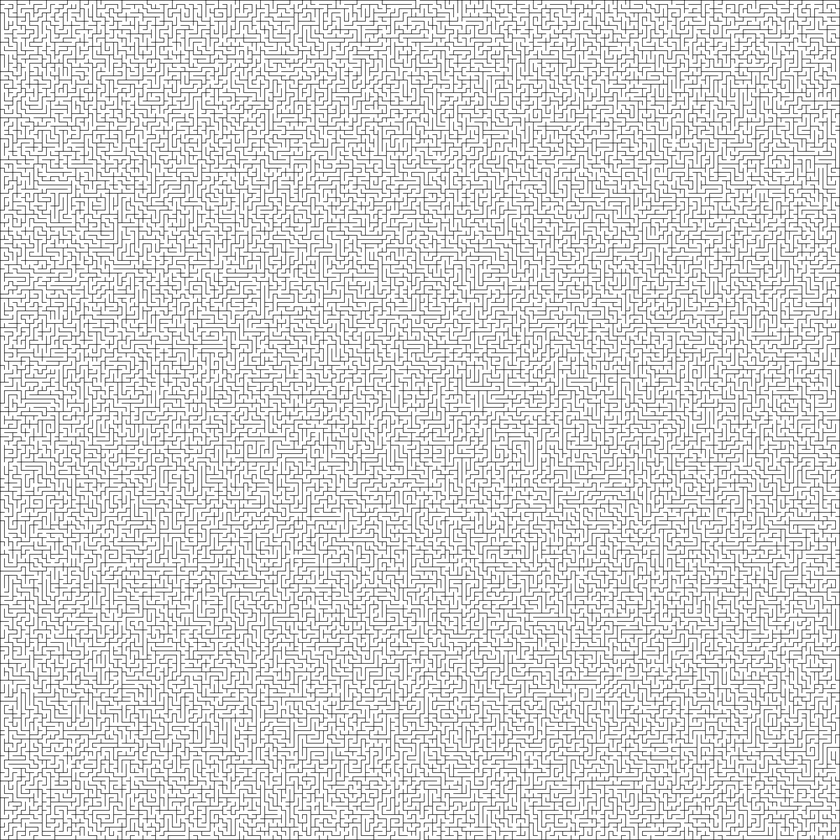
%> input picture maze.png, 840 x 840 px, shrunk from 3202 x 3202 before the run
$ octave --eval "maze_solve;"   (GNU Octave 9; MATLAB toolbox functions it lacks are replaced by stand-ins)
%> lines starting %> are read from the running program, lines starting %| are printed output that depends on the picture
function maze_solve()
    [filename, pathname] = uigetfile({'*.jpg;*.png;*.bmp', 'Image Files (*.jpg,*.png,*.bmp)'}); %Maze's image is asked to user
%> the answer given: maze.png
    maze = imread(fullfile(pathname, filename)); %image is turned into matrix
%> maze is the input picture: size 840x840x3 uint8; min 61, max 255, mean 218.7
    maze_bw = im2bw(maze); %matrix is change 255-0 to 1-0
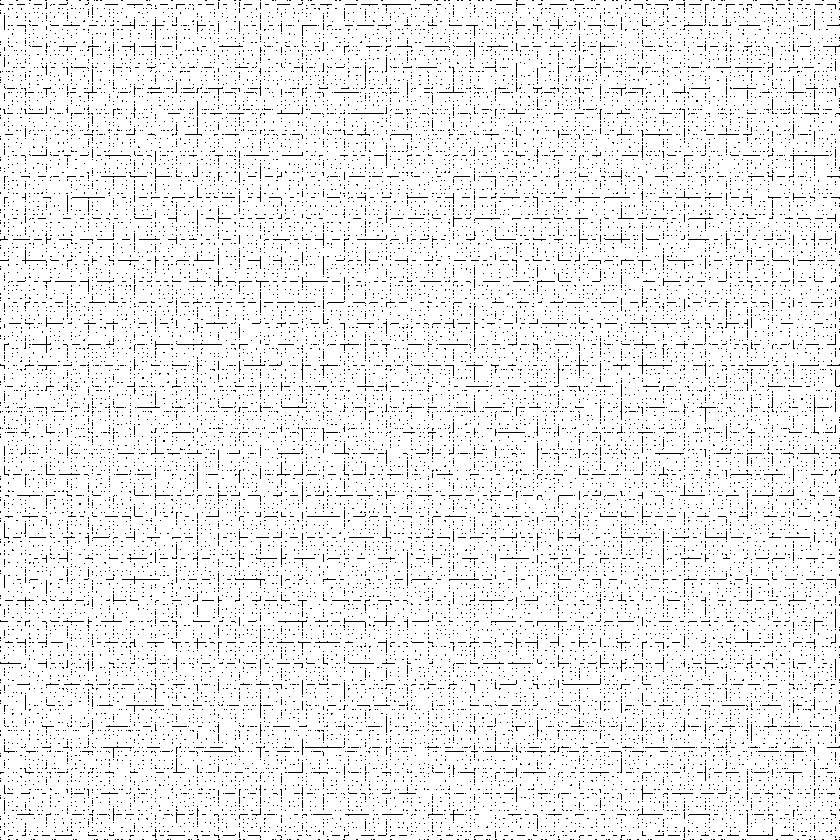
%> maze_bw: size 840x840 logical; 93.5% white; black in thin lines or dots
    [y,x] = size(maze_bw); %its (maze_bw) size info is stored in x&y
%> y = 840; x = 840
    columns = find(any(diff(maze_bw,1,2) ~= 0, 1)); %for column compression same columns are detected
%> columns = 837 values from 1 to 839
    rows = find(any(diff(maze_bw,1,1) ~= 0, 2)); %for row compression same rows are detected
%> rows = 839 values from 1 to 839
    stepMatrix = maze_bw(:,[columns, x]); %columns are compressed
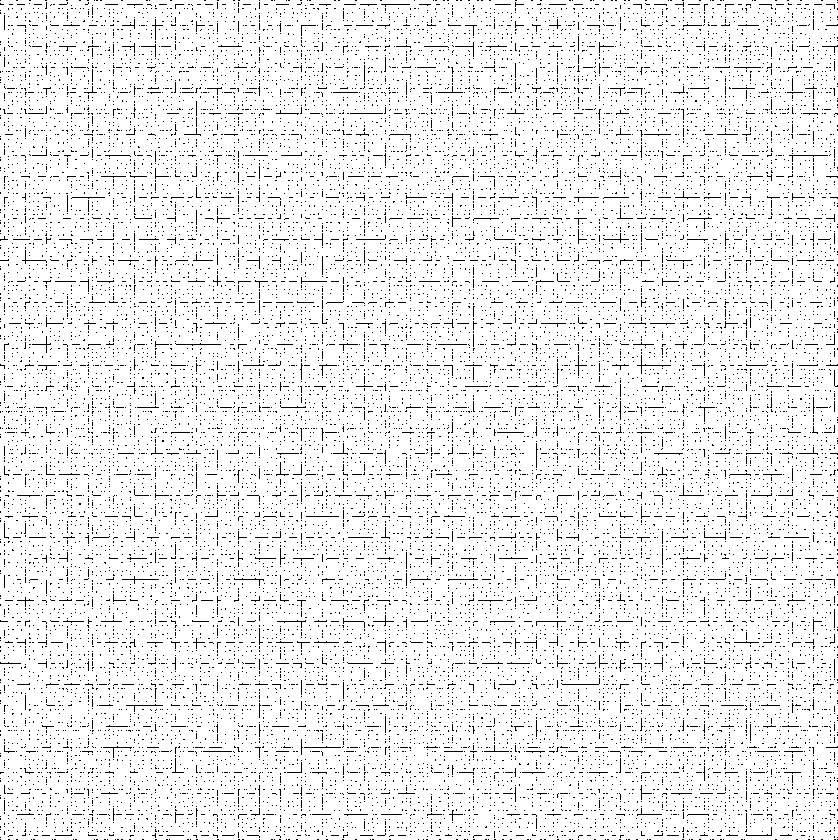
%> stepMatrix: size 840x838 logical; 93.5% white; black in thin lines or dots
    maze_compressed = stepMatrix([rows; y], :); %also rows are compressed
    maze_solved = bwmorph(maze_compressed, 'spur', Inf); %search for "help bwmorph" in matlab
    %PRINTS;
    subplot(2,2,1); imshow(maze_bw); title('MAZE')
    subplot(2,2,2); imshow(maze_compressed); title('COMPRESSED MAZE')
    subplot(2,2,3); imshow(1-maze_solved); title('SOLUTION')
end
